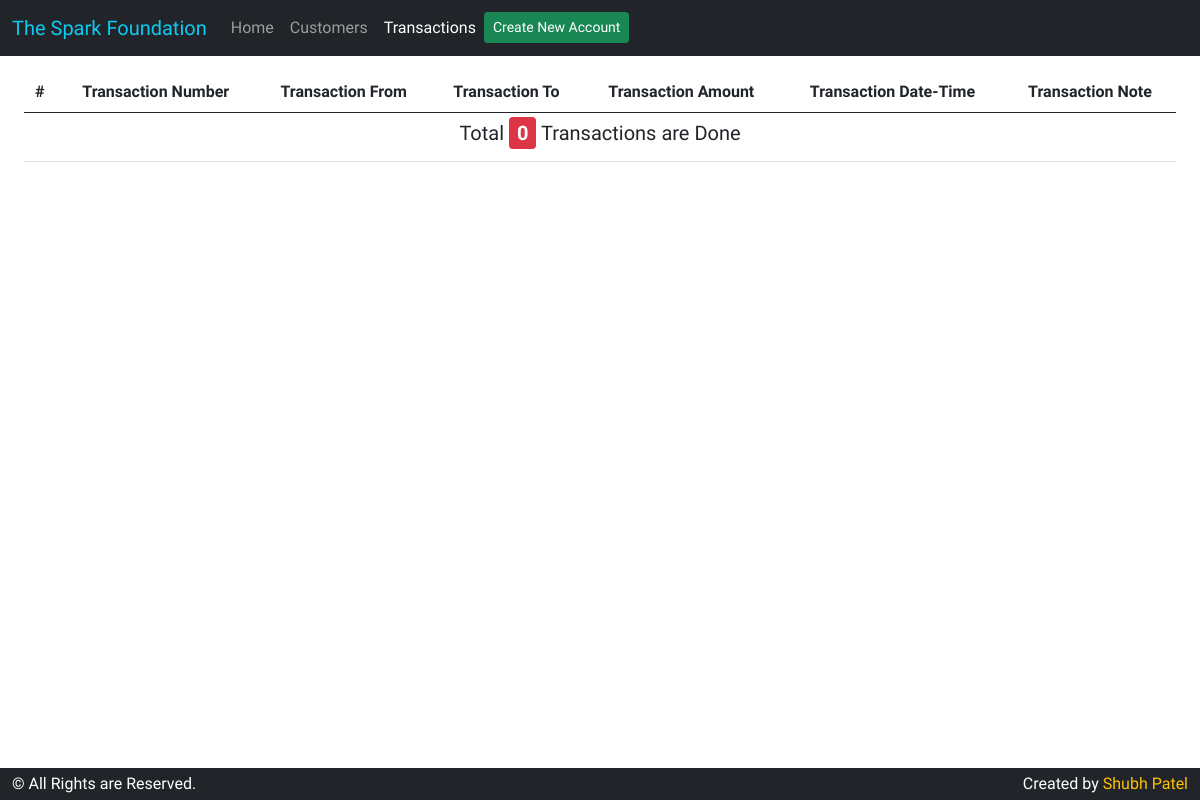
Before: /transaction.php with the older database file.
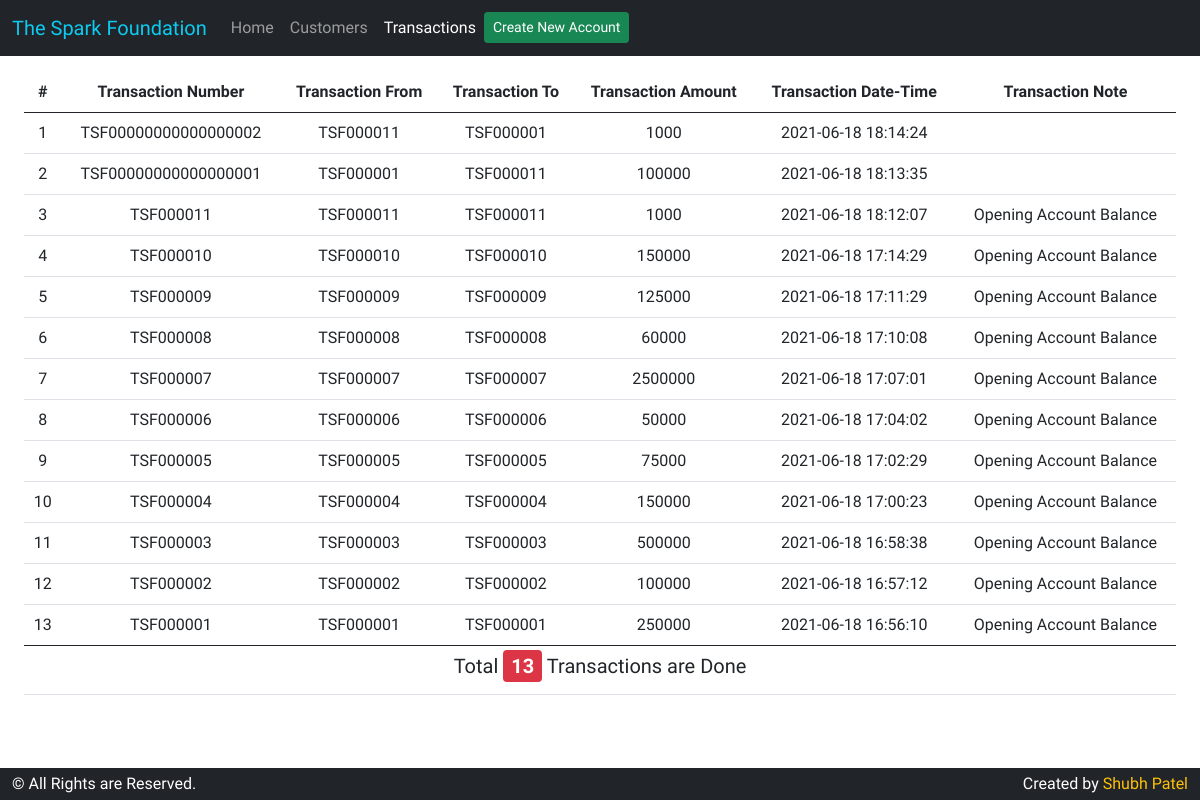
After: the same page with the newer database file.
### tables this page shows
CREATE TABLE `Transactions` (
  `TransactionNumber` varchar(20) NOT NULL,
  `TransactionFrom` varchar(10) NOT NULL,
  `TransactionTo` varchar(10) NOT NULL,
  `TransactionAmount` float NOT NULL,
  `TransactionDate` datetime NOT NULL,
  `TransactionNote` text DEFAULT NULL
);

### transaction.php (the view, shortened to what this page needs)
<!DOCTYPE html>
<html lang="en">
<head>
    <link rel="stylesheet" href="assets/css/Style.css">
    <link rel="stylesheet" href="assets/css/Carousal.css">
    <link rel="stylesheet" href="assets/css/Introduction.css">
    <link rel="stylesheet" href="assets/vendor/bootstrap-5.0.1-dist/css/bootstrap.min.css">
</head>
<body>
    <nav class="navbar fixed-top navbar-expand-lg navbar-dark bg-dark">
        <div class="container-fluid">
            <a class="navbar-brand text-info" href="#">
                The Spark Foundation
            </a>
            <div class="collapse navbar-collapse" id="navbarNavAltMarkup">
                <div class="navbar-nav">
                    <a class="nav-link" aria-current="page" href="index.php">Home</a>
                    <a class="nav-link" href="customers.php">Customers</a>
                    <a class="nav-link active" href="transaction.php">Transactions</a>
                    <a href="createNewAccount.php" class="mt-1">
                        <button class="btn btn-success btn-sm">Create New Account</button>
                    </a>
                </div>
            </div>
        </div>
    </nav>
    <div class="container-fluid my-5">
        <div class="row p-4 text-info text-center">
            <table class="table table-hover">
                <thead>
                    <tr>
                        <th>#</th>
                        <th>Transaction Number</th>
                        <th>Transaction From</th>
                        <th>Transaction To</th>
                        <th>Transaction Amount</th>
                        <th>Transaction Date-Time</th>
                        <th>Transaction Note</th>
                    </tr>
                </thead>
                <tbody>
                    <?php
                        include('database/connection.php');
                        $TransactionsData = $connection -> query("SELECT * FROM Transactions ORDER BY TransactionDate DESC") or die("Transaction Table not Accessable.");
                        $count = 0;
                        while($row = $TransactionsData -> fetch_assoc())
                        {
                            $count++;
                            echo "<tr>";
                            echo "<td>" . $count . "</td>";
                            echo "<td>" . $row['TransactionNumber'] . "</td>";
                            echo "<td>" . $row['TransactionFrom'] . "</td>";
                            echo "<td>" . $row['TransactionTo'] . "</td>";
                            echo "<td>" . $row['TransactionAmount'] . "</td>";
                            echo "<td>" . $row['TransactionDate'] . "</td>";
                            echo "<td>" . $row['TransactionNote'] . "</td>";
                            echo "</tr>";
                        }
                    ?>
                </tbody>
                <tfoot>
                    <tr>
                        <?php
                            echo '<th colspan="7"><h5>Total <strong class="bg-danger text-white py-1 px-2 rounded">' . $count . '</strong> Transactions are Done</th>';
                        ?>
                    </tr>
                </tfoot>
            </table>
        </div>
    </div>
    <footer>
        <div class="container-fluid fixed-bottom py-1 bg-dark">
            <div class="row">
                <div class="col-6 text-white">
                    &copy; All Rights are Reserved.
                </div>
                <div class="col-6 text-white text-end">
                    Created by <a href="https://github.com/Shubh-Official/" target="_BLANK" class="text-warning text-decoration-none">Shubh Patel</a>
                </div>
            </div>
        </div>
    </footer>
</body>
</html>

Changed rows visible on the page:
added transactions: TransactionNumber "TSF00000000000000002", TransactionFrom "TSF000011", TransactionTo "TSF000001", TransactionAmount "1000", TransactionDate "2021-06-18 18:14:24"
added transactions: TransactionNumber "TSF00000000000000001", TransactionFrom "TSF000001", TransactionTo "TSF000011", TransactionAmount "100000", TransactionDate "2021-06-18 18:13:35"
added transactions: TransactionNumber "TSF000011", TransactionFrom "TSF000011", TransactionTo "TSF000011", TransactionAmount "1000", TransactionDate "2021-06-18 18:12:07", TransactionNote "Opening Account Balance"
added transactions: TransactionNumber "TSF000010", TransactionFrom "TSF000010", TransactionTo "TSF000010", TransactionAmount "150000", TransactionDate "2021-06-18 17:14:29", TransactionNote "Opening Account Balance"
added transactions: TransactionNumber "TSF000009", TransactionFrom "TSF000009", TransactionTo "TSF000009", TransactionAmount "125000", TransactionDate "2021-06-18 17:11:29", TransactionNote "Opening Account Balance"
added transactions: TransactionNumber "TSF000008", TransactionFrom "TSF000008", TransactionTo "TSF000008", TransactionAmount "60000", TransactionDate "2021-06-18 17:10:08", TransactionNote "Opening Account Balance"
added transactions: TransactionNumber "TSF000007", TransactionFrom "TSF000007", TransactionTo "TSF000007", TransactionAmount "2500000", TransactionDate "2021-06-18 17:07:01", TransactionNote "Opening Account Balance"
added transactions: TransactionNumber "TSF000006", TransactionFrom "TSF000006", TransactionTo "TSF000006", TransactionAmount "50000", TransactionDate "2021-06-18 17:04:02", TransactionNote "Opening Account Balance"
added transactions: TransactionNumber "TSF000005", TransactionFrom "TSF000005", TransactionTo "TSF000005", TransactionAmount "75000", TransactionDate "2021-06-18 17:02:29", TransactionNote "Opening Account Balance"
added transactions: TransactionNumber "TSF000004", TransactionFrom "TSF000004", TransactionTo "TSF000004", TransactionAmount "150000", TransactionDate "2021-06-18 17:00:23", TransactionNote "Opening Account Balance"
added transactions: TransactionNumber "TSF000003", TransactionFrom "TSF000003", TransactionTo "TSF000003", TransactionAmount "500000", TransactionDate "2021-06-18 16:58:38", TransactionNote "Opening Account Balance"
added transactions: TransactionNumber "TSF000002", TransactionFrom "TSF000002", TransactionTo "TSF000002", TransactionAmount "100000", TransactionDate "2021-06-18 16:57:12", TransactionNote "Opening Account Balance"
added transactions: TransactionNumber "TSF000001", TransactionFrom "TSF000001", TransactionTo "TSF000001", TransactionAmount "250000", TransactionDate "2021-06-18 16:56:10", TransactionNote "Opening Account Balance"
Other visible differences:
$count: "0" → "13"
